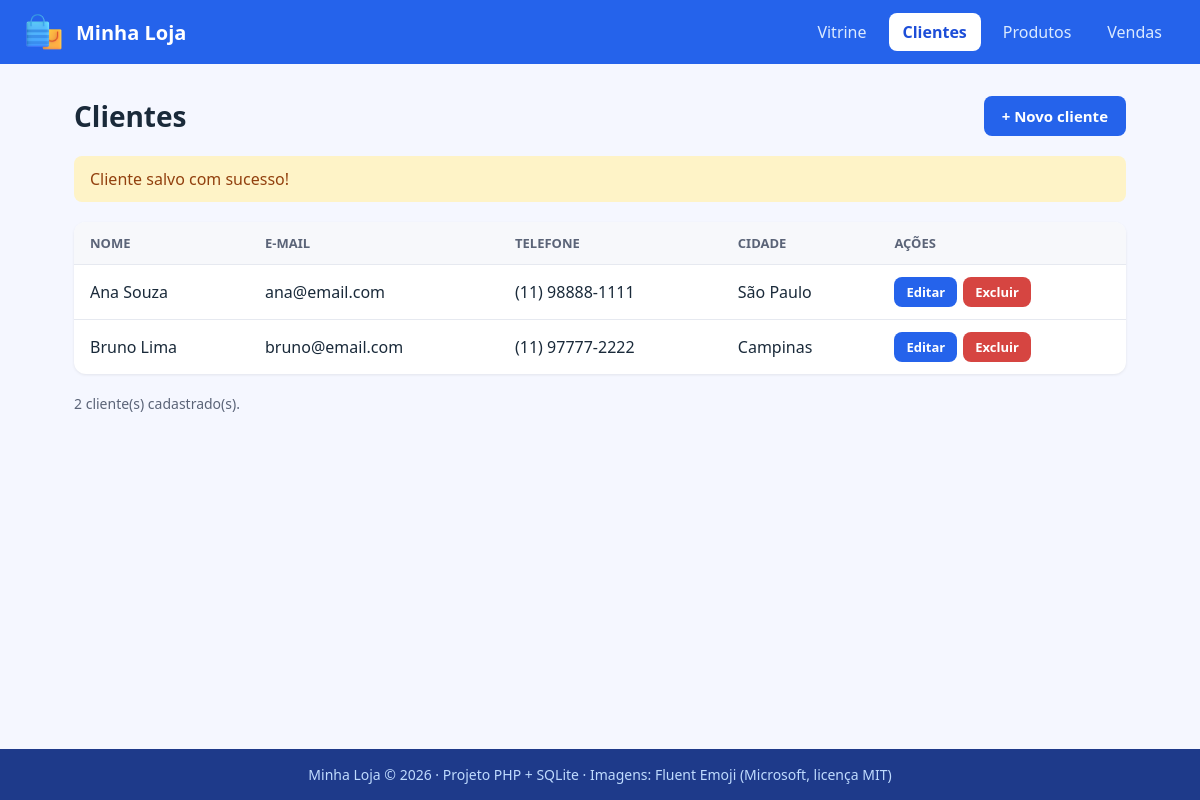
Page /clientes.php?msg=salvo on the committed database.
### tables this page shows
CREATE TABLE cliente (id INTEGER PRIMARY KEY AUTOINCREMENT, nome TEXT NOT NULL, email TEXT, telefone TEXT, cidade TEXT);

### funcoes.php (called while the page is built, shortened)
<?php
function e($texto) {
    return htmlspecialchars($texto);
}

### clientes.php (the view, shortened to what this page needs)
<?php
include 'conexao.php';
include 'funcoes.php';
$clientes = $pdo->query('SELECT * FROM cliente ORDER BY nome')->fetchAll();
$msg = '';
if (isset($_GET['msg'])) {
    $msg = $_GET['msg'];
}
include 'topo.php';
?>
<div class="titulo-pagina">
    <h1>Clientes</h1>
    <a href="cliente_form.php" class="botao">+ Novo cliente</a>
</div>
<?php if ($msg == 'salvo') { ?>
    <div class="aviso">Cliente salvo com sucesso!</div>
<?php } ?>
<div class="tabela">
    <table>
        <tr>
            <th>Nome</th>
            <th>E-mail</th>
            <th>Telefone</th>
            <th>Cidade</th>
            <th>Ações</th>
        </tr>
        <?php foreach ($clientes as $cliente) { ?>
        <tr>
            <td><?= e($cliente['nome']) ?></td>
            <td><?= e($cliente['email']) ?></td>
            <td><?= e($cliente['telefone']) ?></td>
            <td><?= e($cliente['cidade']) ?></td>
            <td>
                <div class="acoes-tabela">
                    <a href="cliente_form.php?id=<?= $cliente['id'] ?>" class="botao pequeno">Editar</a>
                    <a href="cliente_excluir.php?id=<?= $cliente['id'] ?>" class="botao pequeno perigo">Excluir</a>
                </div>
            </td>
        </tr>
        <?php } ?>
    </table>
</div>
<p class="contador"><?= count($clientes) ?> cliente(s) cadastrado(s).</p>
<?php include 'rodape.php'; ?>

### assets/css/estilo.css (style rules this page uses)
* { box-sizing: border-box; }
body { margin: 0; background: #F5F7FF; color: #1A2A3A; font-family: "Segoe UI", Arial, sans-serif; font-size: 16px; }
h1 { margin: 0; font-size: 28px; }
p { margin: 0; }
.botao { display: inline-block; padding: 10px 18px; border: 0; border-radius: 8px; background: #2563EB; color: #FFFFFF; font-family: inherit; font-size: 15px; font-weight: bold; text-align: center; text-decoration: none; cursor: pointer; }
.titulo-pagina { display: grid; grid-template-columns: 1fr auto; align-items: center; gap: 16px; }
.aviso { padding: 12px 16px; background: #FEF3C7; color: #92400E; border-radius: 8px; }
.tabela { overflow-x: auto; border-radius: 12px; background: #ffffff; box-shadow: 0 1px 3px rgba(0, 0, 0, 0.08); }
table { width: 100%; border-collapse: collapse; }
th, td { padding: 12px 16px; border-bottom: 1px solid #e6e9f0; text-align: left; }
th { background: #f7f8fb; color: #5b6478; font-size: 13px; text-transform: uppercase; }
tr:last-child td { border-bottom: 0; }
.acoes-tabela { display: grid; grid-auto-flow: column; justify-content: start; gap: 6px; }
.botao.pequeno { padding: 6px 12px; font-size: 13px; }
.botao.perigo { background: #d64541; color: #ffffff; }
.contador { color: #5b6478; font-size: 14px; }

### rows in the picture
cliente: nome "Ana Souza", email "ana@email.com", telefone "(11) 98888-1111", cidade "São Paulo"
cliente: nome "Bruno Lima", email "bruno@email.com", telefone "(11) 97777-2222", cidade "Campinas"

### other values in the picture
$texto "Vitrine"
$texto "Clientes"
$texto "Produtos"
$texto "Vendas"
count($clientes) "2"
